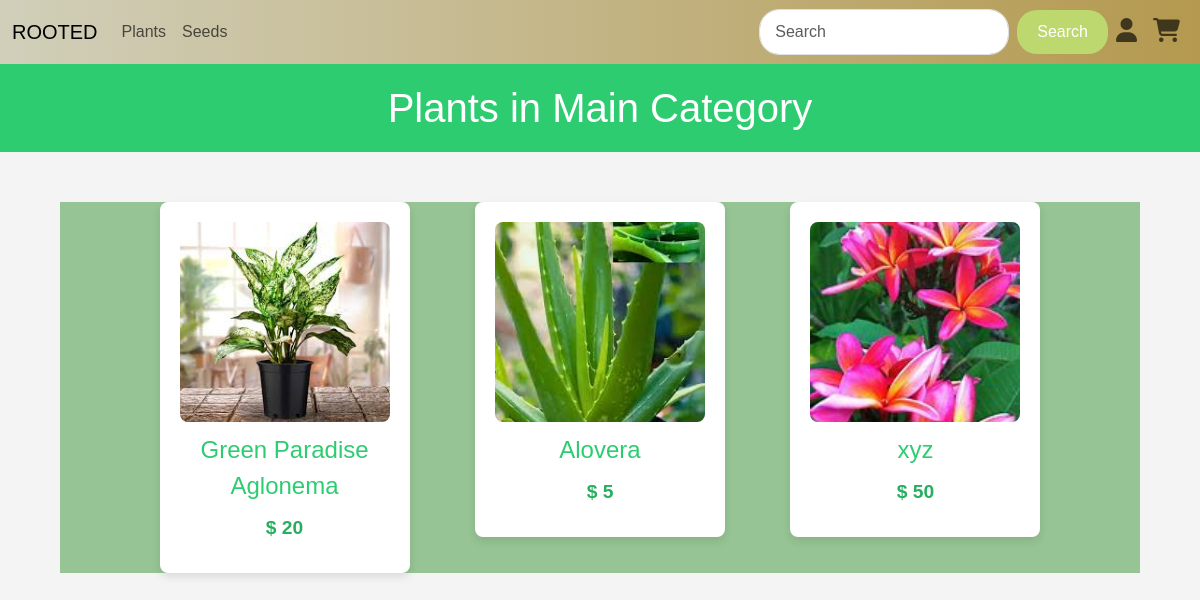
The page /mcatgall/1 on the database its author committed.
### app/models.py (models this page shows, shortened)
class Main_cat(models.Model):
        m_name=models.TextField(unique=True)

class Plants(models.Model):
    p_id=models.TextField()
    name=models.TextField()
    p_catg=models.TextField()
    p_dis=models.TextField()
    price=models.IntegerField()
    offer_price=models.IntegerField()
    img=models.FileField()
    img2=models.FileField()
    stock=models.IntegerField()
    catg=models.ForeignKey(Category,on_delete=models.CASCADE)
    mcatg=models.ForeignKey(Main_cat,on_delete=models.CASCADE)

### app/views.py (the view)
# urls.py: path('mcatgall/<pid>',views.mcatgall),
def mcatgall(req, pid):
    main_cat = Main_cat.objects.get(id=pid)
    plants = Plants.objects.filter(mcatg=main_cat)
    c_data=Category.objects.all()
    p_data=Plants.objects.all()
    m_data=Main_cat.objects.all()
    return render(req, 'user/mcatgall.html', {'plants': plants, 'main_cat': main_cat,'c_data':c_data,'p_data':p_data,'m_data':m_data})

### templates/user/mcatgall.html (shortened to what this page needs)
<!DOCTYPE html>
<html lang="en">
<head>
    {% load static %}
    <link rel="stylesheet" href="https://cdnjs.cloudflare.com/ajax/libs/font-awesome/6.6.0/css/all.min.css">
    <link href="https://cdn.jsdelivr.net/npm/bootstrap@5.3.3/dist/css/bootstrap.min.css" rel="stylesheet">
    <link rel="stylesheet" href="{% static 'css/style.css'%}">
</head>
<body>
<nav class="navbar navbar-expand-sm " id="navb">
    <div class="container-fluid">
      <a class="navbar-brand" href="../homep">ROOTED</a>
      <div class="collapse navbar-collapse" id="collapsibleNavbar">
        <ul class="navbar-nav me-auto">
          {% for i in m_data%}
          <li class="nav-item" id="dropdown">
            <a href="" class="nav-link" id="dropbtn">{{i.m_name}}</a>
          {% endfor %}
        </ul>
        <form class="d-flex" method="GET" action="../search">
          <input id="searchInput" class="form-control me-2" type="text" placeholder="Search" value="{{ srch }}" name="query" autocomplete="off" required>
          <button class="btn btn-primary" type="submit">Search</button>
          <ul class="navbar-nav me-auto">
              <li class="nav-item">
                  <a class="nav-link" href="../m_login"><i class="fa-solid fa-user"></i></a>
              </li>
              <li class="nav-item">
                  <a class="nav-link" href="../view_cart"><i class="fa-solid fa-cart-shopping"></i></a>
              </li>
          </ul>
          <br><br>
      </form>
      </div>
    </div>
  </nav>
    <header>
        <h1>Plants in Main Category</h1>
    </header>
    <div class="container" style="margin-top: 50px; background-color: #469c448a; height: auto;" >
    <div class="container">
        {% if plants %}
            <div class="plant-list">
                {% for plant in plants %}
                    <a href="../view_pro/{{ plant.pk }}" class="linkplant">
                    <div class="plant-item">
                        <img src="{{ plant.img.url }}" alt="{{ plant.name }}">
                        <div class="plant-name">{{ plant.name }}</div>
                        <div class="plant-offer-price">$ {{ plant.offer_price }}</div>
                    </div>
                </a>
                {% endfor %}
            </div>
        {% else %}
            <p class="no-plants">No plants found in this category.</p>
        {% endif %}
    </div>
    </div>
</body>
</html>

### static/css/style.css (style rules this page uses)
body { background-color: #f4f4f4; }
#navb { background: linear-gradient(to right, #d1cfba,#b4994f); }
.navbar-nav { display:flex; align-content: center; }
#dropdown { float: left; overflow: hidden; }
.d-flex { display: flex; align-items: center; }
.form-control { border-radius: 20px; padding: 10px 15px; width: 250px; }
.btn-primary { background-color: #bcd86e; border: none; border-radius: 20px; padding: 10px 20px; transition: background-color 0.3s ease; }
.fa-user,.fa-cart-shopping { font-size: 1.5rem; }

### templates/user/mcatgall.html (style rules this page uses)
body { font-family: Arial, sans-serif; margin: 0; padding: 0; background-color: #f4f4f4; color: #333; }
header { background-color: #2ecc71; padding: 20px; text-align: center; color: white; }
h1 { font-size: 2.5em; margin: 0; }
.container { width: 90%; max-width: 1200px; margin: 20px auto; }
.plant-list { display: flex; flex-wrap: wrap; gap: 20px; justify-content: space-around; }
.plant-item { background-color: white; padding: 20px; border-radius: 8px; box-shadow: 0 4px 8px rgba(0, 0, 0, 0.1); width: 250px; text-align: center; transition: transform 0.3s ease-in-out; }
.plant-item img { width: 100%; height: 200px; object-fit: cover; border-radius: 8px; }
.plant-name { font-size: 1.5em; margin: 10px 0; color: #2ecc71; }
.plant-price, .plant-offer-price { font-size: 1.2em; font-weight: bold; margin: 10px 0; }
.plant-offer-price { color: #27ae60; }
.linkplant { text-decoration: none; color: black; }

### rows shown on the page
Main_cat: m_name "Plants"
Main_cat: m_name "Seeds"
Plants: img (picture), name "Green Paradise Aglonema", offer_price "20"
Plants: img (picture), name "Alovera", offer_price "5"
Plants: img (picture), name "xyz", offer_price "50"
